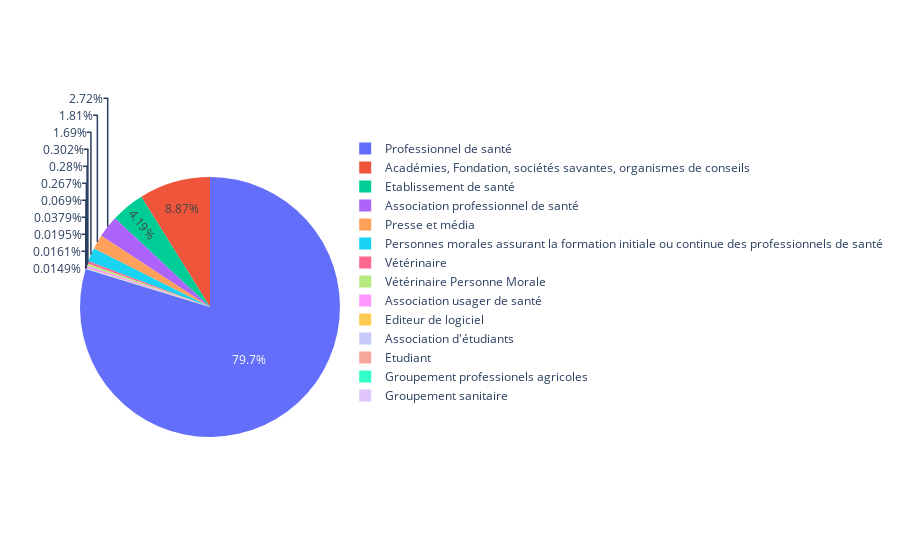

Notebook code for this chart:
### Code cell
fig = px.pie(df4, values='benef_identifiant_valeur', names=df4.index)
fig.show()

### Figure 1 — Plotly figure (JSON) as saved in the notebook; plotly's stock layout.template omitted (floating-point values rounded to 4 significant figures)
{"data": [{"domain": {"x": [0, 1], "y": [0, 1]}, "hoverlabel": {"namelength": 0}, "hovertemplate": "label=%{label}<br>benef_identifiant_valeur=%{value}", "labels": ["Académies, Fondation, sociétés savantes, organismes de conseils", "Association d'étudiants", "Association professionnel de santé", "Association usager de santé", "Editeur de logiciel", "Etablissement de santé", "Etudiant", "Groupement professionels agricoles", "Groupement sanitaire", "Personnes morales assurant la formation initiale ou continue des professionnels de santé", "Presse et média", "Professionnel de santé", "Vétérinaire", "Vétérinaire Personne Morale"], "legendgroup": "", "name": "", "showlegend": true, "type": "pie", "values": [7715, 33, 2364, 232, 60, 3646, 17, 14, 13, 1470, 1575, 69353, 263, 244]}], "layout": {"legend": {"tracegroupgap": 0}, "margin": {"t": 60}}}
